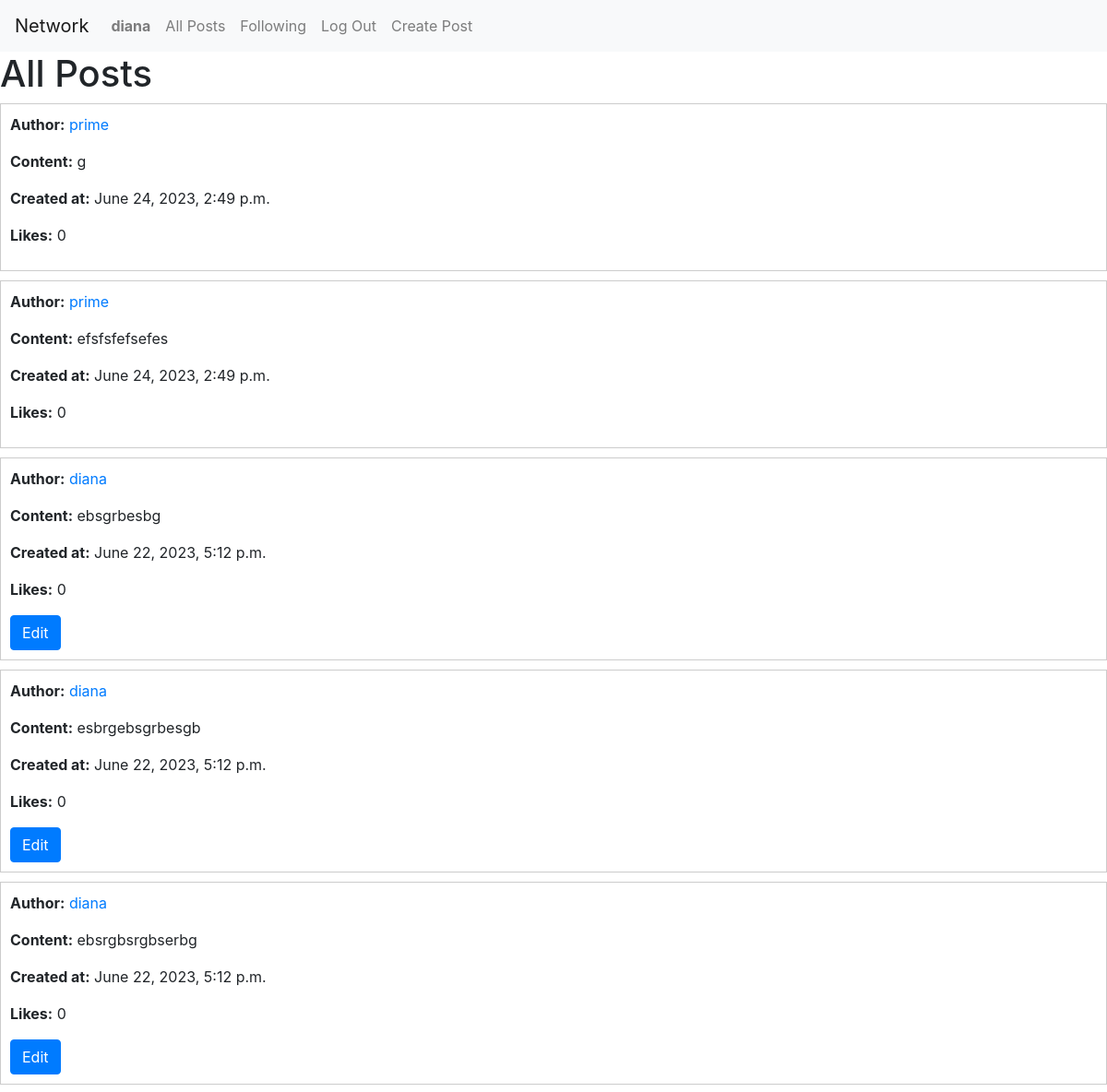
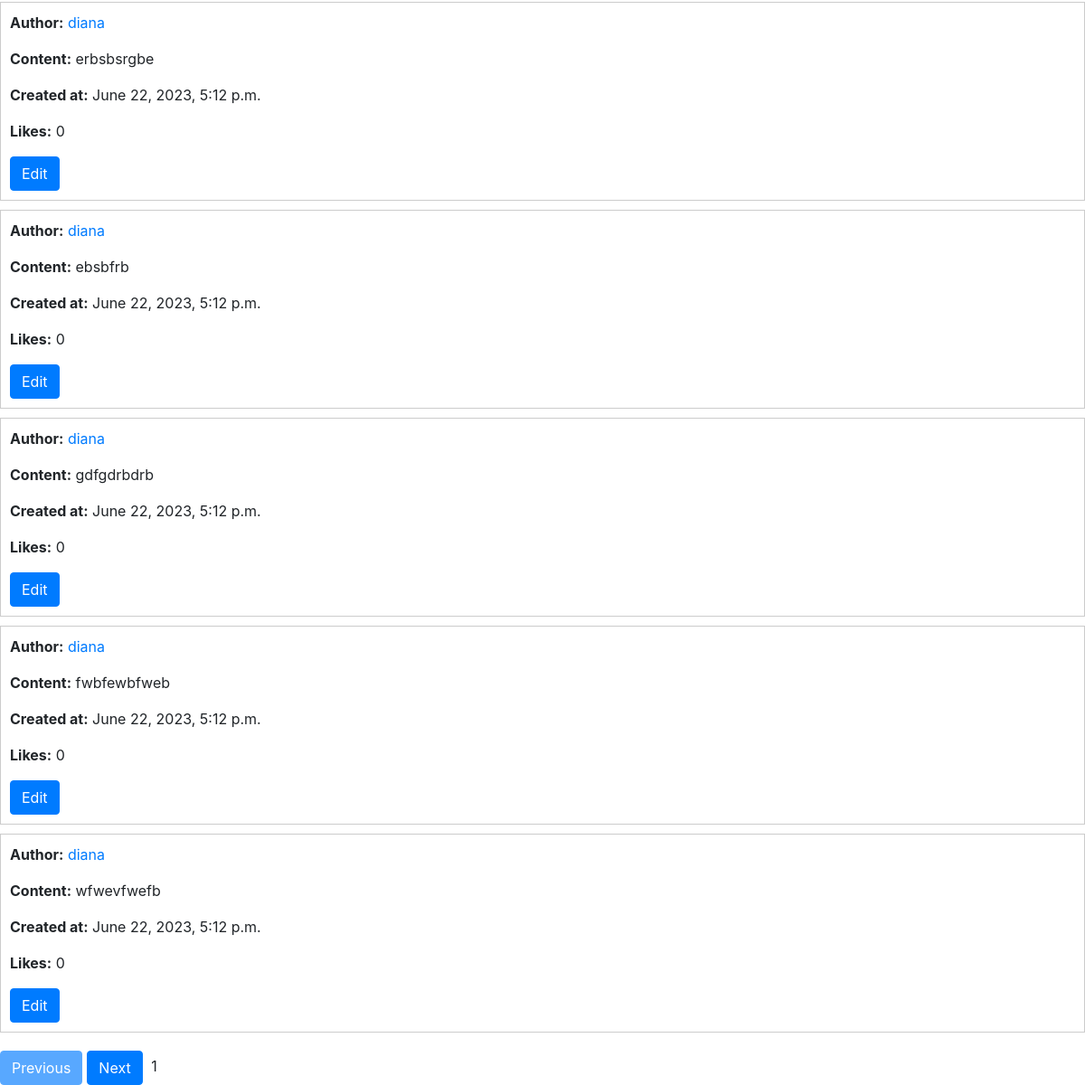
The app's page /all_posts/ (signed in) with its own data (2 pictures, top to bottom).
### network/models.py (models this page shows)
class User(AbstractUser):
    followers = models.ManyToManyField('self', symmetrical=False, related_name='following', blank=True)

class Post(models.Model):
    user = models.ForeignKey(User, on_delete=models.CASCADE)
    content = models.TextField()
    created_at = models.DateTimeField(auto_now_add=True)
    likes = models.IntegerField(default=0)

### network/views.py (the view)
# urls.py: path('all_posts/', views.all_posts_view, name='all_posts'),
@login_required(login_url='register')
def all_posts_view(request):
    posts = Post.objects.all().order_by('-created_at')
    paginator = Paginator(posts, 10)  # Розділити список постів на сторінки, по 10 постів на сторінку
    page_number = request.GET.get('page')  # Отримати номер поточної сторінки
    page = paginator.get_page(page_number)  # Отримати об'єкт сторінки з постами
    return render(request, 'network/all_posts.html', {'page': page})

### network/templates/network/all_posts.html (shortened to what this page needs)
{% extends "network/layout.html" %}
{% block body %}
    <h1>All Posts</h1>
    {% for post in page %}
        <div class="post-container">
            <div class="post">
                <p><strong>Author:</strong> <a href="{% url 'profile' post.user.username %}">{{ post.user.username }}</a></p>
                <p><strong>Content:</strong> <span id="post-content-{{ post.id }}">{{ post.content }}</span></p>
                <p><strong>Created at:</strong> {{ post.created_at }}</p>
                <p><strong>Likes:</strong> {{ post.likes }}</p>
                {% if user.is_authenticated and post.user == user %}
                    <button class="btn btn-primary edit-post-btn" data-post-id="{{ post.id }}">Edit</button>
                {% endif %}
            </div>
        </div>
    {% empty %}
        <p>No posts available.</p>
    {% endfor %}
    <div class="pagination">
        {% if page.has_previous %}
            <a href="?page={{ page.previous_page_number }}" class="btn btn-primary">Previous</a>
        {% else %}
            <span class="btn btn-primary disabled">Previous</span>
        {% endif %}
        <span class="page-number">
            {% if page.has_next %}
                <a href="?page={{ page.next_page_number }}" class="btn btn-primary">Next</a>
            {% else %}
                <span class="btn btn-primary disabled">Next</span>
            {% endif %}
            <span class="current-page">{{ page.number }}</span>
        </span>
    </div>
{% endblock %}

### network/templates/network/layout.html (shortened to what this page needs)
{% load static %}
<!DOCTYPE html>
<html lang="en">
<head>
    <link rel="stylesheet" href="https://stackpath.bootstrapcdn.com/bootstrap/4.4.1/css/bootstrap.min.css">
    <link href="{% static 'network/styles.css' %}" rel="stylesheet">
    <link rel="stylesheet" href="https://cdnjs.cloudflare.com/ajax/libs/font-awesome/5.15.3/css/all.min.css">
</head>
<body>
<nav class="navbar navbar-expand-lg navbar-light bg-light">
    <a class="navbar-brand" href="{% url 'index' %}">Network</a>
    <div>
        <ul class="navbar-nav mr-auto">
            {% if user.is_authenticated %}
                <li class="nav-item">
                    <a class="nav-link" href="#"><strong>{{ user.username }}</strong></a>
                </li>
            {% endif %}
            <li class="nav-item">
                <a class="nav-link" href="{% url 'all_posts' %}">All Posts</a>
            </li>
            {% if user.is_authenticated %}
                <li class="nav-item">
                    <a class="nav-link" href="{% url 'following' %}">Following</a>
                </li>
                <li class="nav-item">
                    <a class="nav-link" href="{% url 'logout' %}">Log Out</a>
                </li>
            {% endif %}
            <li class="nav-item">
                <a class="nav-link" href="{% url 'create_post' %}">Create Post</a>
            </li>
        </ul>
    </div>
</nav>
<div class="body">
    {% block body %}
    {% endblock %}
</div>
</body>
</html>

### network/templates/network/all_posts.html (style rules this page uses)
.post-container { border: 1px solid #ccc; padding: 10px; margin-bottom: 10px; }
.pagination { margin-top: 20px; }
.pagination .btn { margin-right: 5px; }

### records on screen
User: username "diana"
Post: user.username "prime", content "g", created_at "June 24, 2023, 2:49 p.m.", likes "0"
Post: user.username "prime", content "efsfsfefsefes", created_at "June 24, 2023, 2:49 p.m.", likes "0"
Post: user.username "diana", content "ebsgrbesbg", created_at "June 22, 2023, 5:12 p.m.", likes "0"
Post: user.username "diana", content "esbrgebsgrbesgb", created_at "June 22, 2023, 5:12 p.m.", likes "0"
Post: user.username "diana", content "ebsrgbsrgbserbg", created_at "June 22, 2023, 5:12 p.m.", likes "0"
Post: user.username "diana", content "erbsbsrgbe", created_at "June 22, 2023, 5:12 p.m.", likes "0"
Post: user.username "diana", content "ebsbfrb", created_at "June 22, 2023, 5:12 p.m.", likes "0"
Post: user.username "diana", content "gdfgdrbdrb", created_at "June 22, 2023, 5:12 p.m.", likes "0"
Post: user.username "diana", content "fwbfewbfweb", created_at "June 22, 2023, 5:12 p.m.", likes "0"
Post: user.username "diana", content "wfwevfwefb", created_at "June 22, 2023, 5:12 p.m.", likes "0"

### other values on screen
{{ page.number }} "1"
